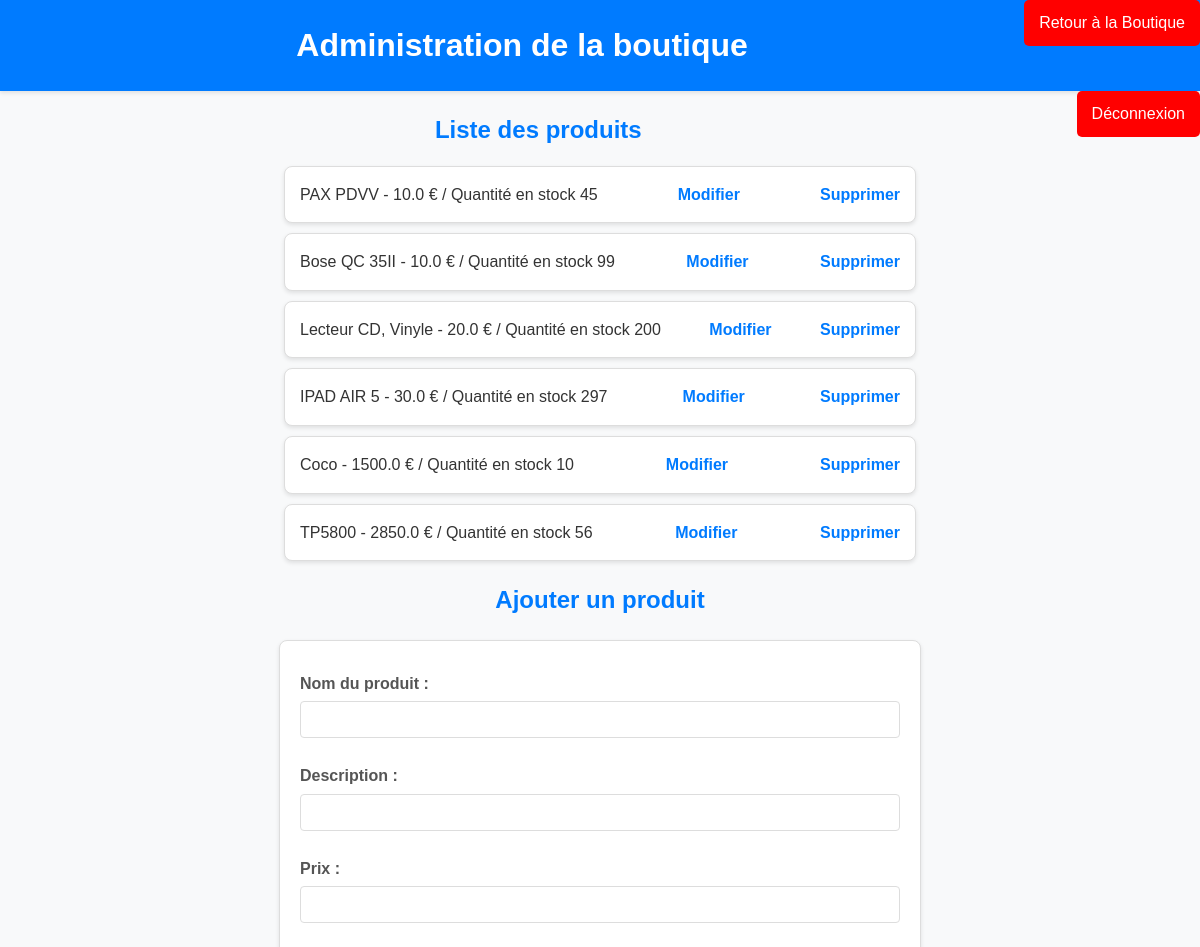
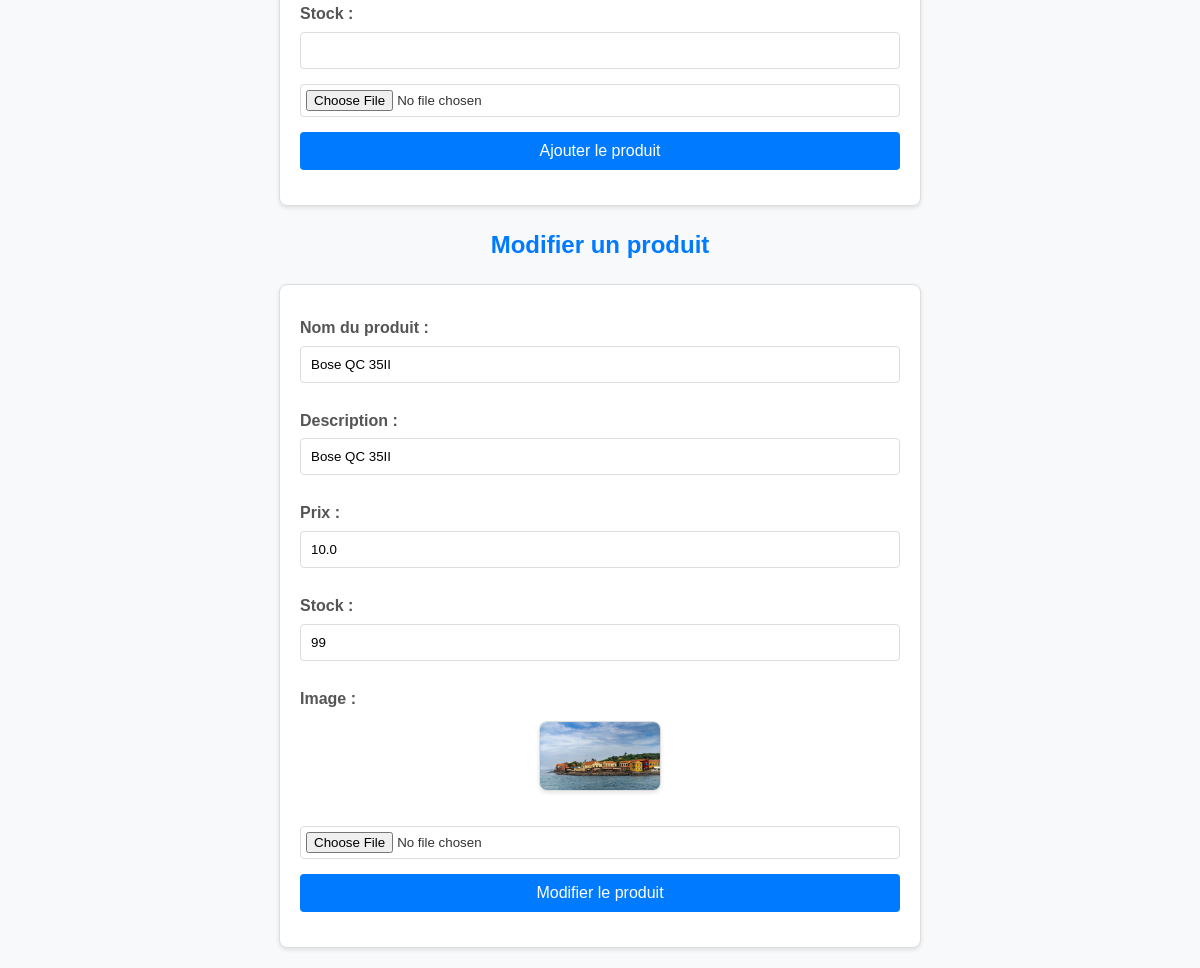
The app's page /modifier/2 (signed in) with its own data (2 pictures, top to bottom).
### app.py (models this page shows)
class Produit(db.Model):
    id = db.Column(db.Integer, primary_key=True)
    nom = db.Column(db.String(100), nullable=False)
    description = db.Column(db.String(200), nullable=True)
    prix = db.Column(db.Float, nullable=False)
    stock = db.Column(db.Integer, nullable=False)
    image_url = db.Column(db.String(255), nullable=True)

### app.py (the view, shortened to what this page needs)
@app.route('/modifier/<int:id>', methods=['GET', 'POST'])
@login_required
def modifier_produit(id):
    produit = Produit.query.get_or_404(id)
    produits = Produit.query.all()
    return render_template('admin.html', produits=produits, produit_modifie=produit)

### app.py (called while the page is built)
def login_required(f):
    @wraps(f)
    def decorated_function(*args, **kwargs):
        if 'utilisateur_id' not in session:
            flash("Vous devez être connecté pour accéder à cette page.", "danger")
            return redirect(url_for('login'))
        return f(*args, **kwargs)
    return decorated_function

### templates/admin.html (shortened to what this page needs)
<!DOCTYPE html>
<html lang="fr">
<head>
    <link rel="stylesheet" href="{{ url_for('static', filename='css/styleAdmin.css') }}">
</head>
<body>
    <header>
        <div>
        <a href="{{ url_for('index') }}" class="btn-home" style="float: right; background-color: red; color: white; padding: 10px 15px; text-decoration: none; border-radius: 5px;">
            Retour à la Boutique
        </a>
        <h1>Administration de la boutique</h1>
        <a href="{{ url_for('logout') }}" class="btn-deconnexion" style="float: right; background-color: red; color: white; padding: 10px 15px; text-decoration: none; border-radius: 5px;">
            Déconnexion
        </a>
        </div>
    </header>
    <h2>Liste des produits</h2>
    <ul>
        {% for produit in produits %}
            <li>
                {{ produit.nom }} - {{ produit.prix }} €  / Quantité en stock {{ produit.stock }}
                <a href="{{ url_for('modifier_produit', id=produit.id) }}">Modifier</a>
                <a href="{{ url_for('supprimer_produit', id=produit.id) }}">Supprimer</a>
            </li>
        {% endfor %}
    </ul>
    <h2>Ajouter un produit</h2>
    <form method="POST" action="/ajouter" enctype="multipart/form-data">
        <label for="nom">Nom du produit :</label>
        <input type="text" id="nom" name="nom" required><br>
        <label for="description">Description :</label>
        <input type="text" id="description" name="description"><br>
        <label for="prix">Prix :</label>
        <input type="number" step="0.01" id="prix" name="prix" required><br>
        <label for="stock">Stock :</label>
        <input type="number" id="stock" name="stock" required><br>
        <input type="file" name="image">
        <button type="submit">Ajouter le produit</button>
    </form>
    <h2>Modifier un produit</h2>
    {% if produit_modifie %}
    <form method="POST" action="{{ url_for('modifier_produit', id=produit_modifie.id) }}" enctype="multipart/form-data" onsubmit="return confirmerModification()">
        <label for="nom">Nom du produit :</label>
        <input type="text" id="nom" name="nom" value="{{ produit_modifie.nom }}" required><br>
        <label for="description">Description :</label>
        <input type="text" id="description" name="description" value="{{ produit_modifie.description }}"><br>
        <label for="prix">Prix :</label>
        <input type="number" step="0.01" id="prix" name="prix" value="{{ produit_modifie.prix }}" required><br>
        <label for="stock">Stock :</label>
        <input type="number" id="stock" name="stock" value="{{ produit_modifie.stock }}" required><br>
        <label for="image">Image :</label>
        <img width="20%" height="auto" src="{{ produit_modifie.image_url or '/static/images/default.jpg' }}" alt="Image de {{ produit_modifie.nom }}" class="image-produit"><br>
        <input type="file" id="image" name="image"><br>
        <button type="submit">Modifier le produit</button>
    </form>
    {% endif %}
</body>
</html>

### static/css/styleAdmin.css (style rules this page uses)
body { font-family: Arial, sans-serif; line-height: 1.6; margin: 0; padding: 0; background-color: #f8f9fa; color: #333; }
h1 { text-align: center; background-color: #007bff; color: white; padding: 20px; margin: 0; box-shadow: 0 2px 4px rgba(0, 0, 0, 0.1); }
h2 { color: #007bff; margin: 20px 0 10px; text-align: center; }
ul { list-style: none; padding: 0; }
ul li { background: white; margin: 10px auto; padding: 15px; border: 1px solid #ddd; border-radius: 8px; display: flex; justify-content: space-between; align-items: center; max-width: 600px; box-shadow: 0 2px 4px rgba(0, 0, 0, 0.1); }
ul li a { text-decoration: none; color: #007bff; font-weight: bold; margin-left: 10px; }
form { background: white; padding: 20px; margin: 20px auto; border: 1px solid #ddd; border-radius: 8px; max-width: 600px; box-shadow: 0 2px 4px rgba(0, 0, 0, 0.1); }
form label { display: block; margin: 10px 0 5px; font-weight: bold; color: #555; }
form input, form button { width: 100%; padding: 10px; margin-bottom: 15px; border: 1px solid #ddd; border-radius: 4px; box-sizing: border-box; }
form input[type="file"] { padding: 5px; }
form button { background-color: #007bff; color: white; border: none; cursor: pointer; font-size: 16px; }
.image-produit { display: block; margin: 10px auto; border: 1px solid #ddd; border-radius: 8px; box-shadow: 0 2px 4px rgba(0, 0, 0, 0.1); }

### records on screen
Produit: nom "PAX PDVV", prix "10.0", stock "45"
Produit: nom "Bose QC 35II", prix "10.0", stock "99", description "Bose QC 35II"
Produit: nom "Lecteur CD, Vinyle", prix "20.0", stock "200"
Produit: nom "IPAD AIR 5", prix "30.0", stock "297"
Produit: nom "Coco", prix "1500.0", stock "10"
Produit: nom "TP5800", prix "2850.0", stock "56"
